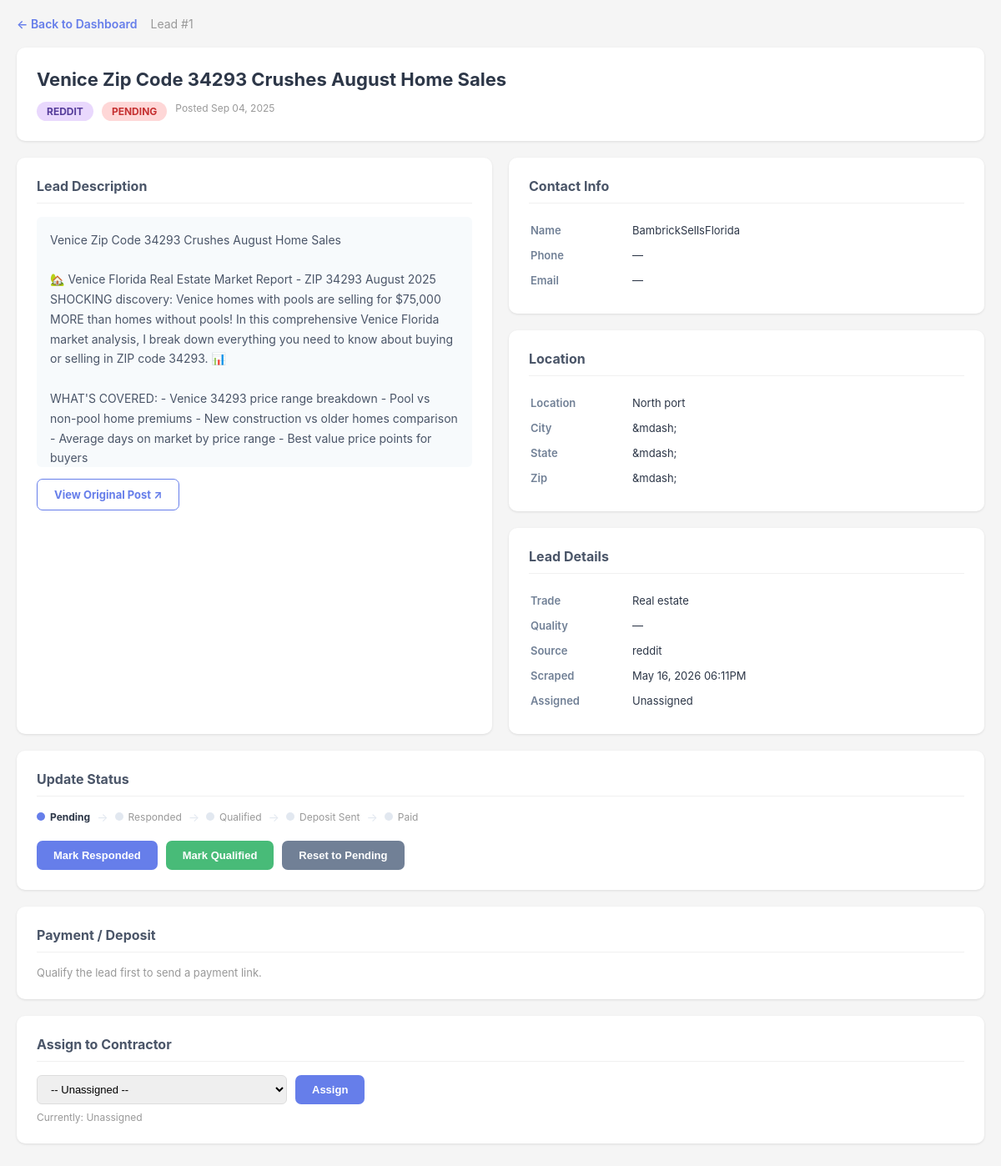
The page /lead/1 (signed in) on the database its author committed.
### app.py (models this page shows)
class Lead(db.Model):
    __tablename__ = "leads"
    id = db.Column(db.Integer, primary_key=True)
    source = db.Column(db.String(100), index=True)  # reddit, facebook, craigslist, duckduckgo
    source_url = db.Column(db.String(1000))
    keyword = db.Column(db.String(200), index=True)  # electrician, plumber, contractor
    title = db.Column(db.String(500))
    description = db.Column(db.Text)
    post_text = db.Column(db.Text)  # Full original post
    customer_name = db.Column(db.String(255))
    phone = db.Column(db.String(50))
    email = db.Column(db.String(255))
    location = db.Column(db.String(255), index=True)
    city = db.Column(db.String(200))
    state = db.Column(db.String(10))
    zip_code = db.Column(db.String(10))
    lat = db.Column(db.Float, index=True)
    lon = db.Column(db.Float, index=True)
    urgency = db.Column(db.String(50))  # ASAP, this week, flexible
    quality_score = db.Column(db.Float)  # AI-determined quality (0-1)
    active = db.Column(db.Boolean, default=True, index=True)
    assigned_to = db.Column(db.Integer, db.ForeignKey("user.id"), nullable=True)
    status = db.Column(db.String(50), default="new", index=True)  # new, assigned, contacted, closed
    response_status = db.Column(db.String(50), default="pending", index=True)  # pending, responded, qualified, deposit_sent, deposit_paid
    review_status = db.Column(db.String(20), default="pending", index=True)  # pending, approved, rejected
    deposit_amount = db.Column(db.Float)
    deposit_paid_at = db.Column(db.DateTime)
    deposit_payment_link = db.Column(db.String(1000))
    stripe_session_id = db.Column(db.String(255))
    posted_at = db.Column(db.DateTime)  # When customer posted
    scraped_at = db.Column(db.DateTime, default=datetime.utcnow, index=True)
    assigned_at = db.Column(db.DateTime)
    ai_processed = db.Column(db.Boolean, default=False)
    ai_extracted_data = db.Column(db.JSON)  # Full AI extraction results

### app.py (the view)
@app.route("/lead/<int:lead_id>")
@login_required
def view_lead(lead_id):
    user = User.query.get(session["user_id"])
    lead = Lead.query.get_or_404(lead_id)
    if user.email != "admin@contractor.app" and lead.assigned_to != user.id:
        return jsonify({"error": "Unauthorized"}), 403
    return render_template("lead_review.html", lead=lead, user=user)

### app.py (called while the page is built)
def login_required(f):
    @wraps(f)
    def decorated_function(*args, **kwargs):
        if "user_id" not in session:
            return redirect(url_for("login"))
        return f(*args, **kwargs)
    return decorated_function

### templates/lead_review.html (shortened to what this page needs)
<!DOCTYPE html>
<html>
<head>
</head>
<body>
<div class="topbar">
    <a href="/dashboard" class="back-btn">&#8592; Back to Dashboard</a>
    <span class="lead-id">Lead #{{ lead.id }}</span>
</div>
<div class="card">
    <div class="lead-title">{{ lead.title or 'Untitled Lead' }}</div>
    <div class="lead-meta">
        {% if lead.source %}<span class="badge source">{{ lead.source }}</span>{% endif %}
        <span class="badge {{ (lead.response_status or 'pending')|replace('_', '-') }}">
            {{ (lead.response_status or 'pending')|replace('_', ' ')|title }}
        </span>
        {% if lead.posted_at %}
            <span style="font-size:12px;color:#999">Posted {{ lead.posted_at.strftime('%b %d, %Y') }}</span>
        {% endif %}
    </div>
</div>
<div class="two-col">
    <div class="card">
        <h2>Lead Description</h2>
        {% if lead.description or lead.post_text %}
            <div class="post-text">{{ lead.post_text or lead.description }}</div>
        {% else %}
            <p style="color:#999;font-size:13px">No description available.</p>
        {% endif %}
        {% if lead.source_url %}
            <div style="margin-top:14px">
                <a href="{{ lead.source_url }}" target="_blank" class="btn btn-outline" style="text-decoration:none;display:inline-block">View Original Post &#8599;</a>
            </div>
        {% endif %}
    </div>
    <div>
        <div class="card">
            <h2>Contact Info</h2>
            <table class="info-table">
                <tr><td>Name</td><td>{{ lead.customer_name or '&mdash;' }}</td></tr>
                <tr><td>Phone</td><td>
                    {% if lead.phone %}<a href="tel:{{ lead.phone }}" style="color:#667eea">{{ lead.phone }}</a>
                    {% else %}&mdash;{% endif %}
                </td></tr>
                <tr><td>Email</td><td>
                    {% if lead.email %}<a href="mailto:{{ lead.email }}" style="color:#667eea">{{ lead.email }}</a>
                    {% else %}&mdash;{% endif %}
                </td></tr>
            </table>
        </div>
        <div class="card">
            <h2>Location</h2>
            <table class="info-table">
                <tr><td>Location</td><td>{{ lead.location or '&mdash;' }}</td></tr>
                <tr><td>City</td><td>{{ lead.city or '&mdash;' }}</td></tr>
                <tr><td>State</td><td>{{ lead.state or '&mdash;' }}</td></tr>
                <tr><td>Zip</td><td>{{ lead.zip_code or '&mdash;' }}</td></tr>
            </table>
        </div>
        <div class="card">
            <h2>Lead Details</h2>
            <table class="info-table">
                <tr><td>Trade</td><td>{{ lead.detected_trade or lead.keyword or '&mdash;' }}</td></tr>
                <tr><td>Quality</td><td>
                    {% if lead.quality_score %}{{ "%.0f"|format(lead.quality_score * 100) }}%
                    {% else %}&mdash;{% endif %}
                </td></tr>
                <tr><td>Source</td><td>{{ lead.source or '&mdash;' }}</td></tr>
                <tr><td>Scraped</td><td>{{ lead.scraped_at.strftime('%b %d, %Y %I:%M%p') if lead.scraped_at else '&mdash;' }}</td></tr>
                <tr><td>Assigned</td><td>{{ lead.assigned_to or 'Unassigned' }}</td></tr>
            </table>
        </div>
    </div>
</div>
<div class="card">
    <h2>Update Status</h2>
    <div class="status-flow" style="margin-bottom:20px">
        {% set statuses = [('pending','Pending'), ('responded','Responded'), ('qualified','Qualified'), ('deposit_sent','Deposit Sent'), ('deposit_paid','Paid')] %}
        {% set current = lead.response_status or 'pending' %}
        {% set order = ['pending','responded','qualified','deposit_sent','deposit_paid'] %}
        {% set current_idx = order.index(current) if current in order else 0 %}
        {% for val, label in statuses %}
            {% set idx = loop.index0 %}
            <div class="status-step">
                <div class="status-dot {% if idx < current_idx %}done{% elif idx == current_idx %}active{% endif %}"></div>
                <span class="status-label {% if idx == current_idx %}active{% endif %}">{{ label }}</span>
            </div>
            {% if not loop.last %}<span class="status-arrow">&#8594;</span>{% endif %}
        {% endfor %}
    </div>
    <div class="btn-row">
        {% set rs = lead.response_status or 'pending' %}
        {% if rs in ['pending'] %}
            <button class="btn btn-blue" onclick="updateStatus('responded')">Mark Responded</button>
        {% endif %}
        {% if rs in ['pending', 'responded'] %}
            <button class="btn btn-green" onclick="updateStatus('qualified')">Mark Qualified</button>
        {% endif %}
        {% if rs in ['pending', 'responded', 'qualified', 'deposit_sent'] %}
            <button class="btn btn-gray" onclick="updateStatus('pending')">Reset to Pending</button>
        {% endif %}
    </div>
</div>
<div class="card">
    <h2>Payment / Deposit</h2>
    {% if lead.response_status == 'deposit_paid' %}
        <div class="payment-box">
            <strong style="color:#276749">&#10003; Deposit Paid</strong>
            <table class="info-table" style="margin-top:10px">
                <tr><td>Amount</td><td>${{ "%.2f"|format(lead.deposit_amount or 0) }}</td></tr>
                <tr><td>Paid At</td><td>{{ lead.deposit_paid_at.strftime('%b %d, %Y %I:%M%p') if lead.deposit_paid_at else '&mdash;' }}</td></tr>
                <tr><td>Session</td><td style="font-family:monospace;font-size:11px">{{ lead.stripe_session_id or '&mdash;' }}</td></tr>
            </table>
        </div>
    {% elif lead.response_status == 'qualified' %}
        <p style="font-size:13px;color:#718096;margin-bottom:14px">Lead is qualified. Generate a Stripe payment link to collect the deposit.</p>
        <button class="btn btn-green" onclick="sendPayment()">Generate Payment Link ($50)</button>
    {% else %}
        <p style="font-size:13px;color:#999">Qualify the lead first to send a payment link.</p>
    {% endif %}
</div>
{% if user.is_admin %}
<div class="card">
    <h2>Assign to Contractor</h2>
    <div class="assign-row">
        <select id="assignSelect">
            <option value="">-- Unassigned --</option>
        </select>
        <button class="btn btn-blue" onclick="assignLead()">Assign</button>
    </div>
    <p style="font-size:12px;color:#999;margin-top:8px">
        Currently: {% if lead.assigned_to %}User #{{ lead.assigned_to }}{% else %}Unassigned{% endif %}
    </p>
</div>
{% endif %}
</body>
</html>

### templates/lead_review.html (style rules this page uses)
* { margin: 0; padding: 0; box-sizing: border-box; }
body { font-family: -apple-system, BlinkMacSystemFont, 'Segoe UI', sans-serif; background: #f5f5f5; padding: 20px; }
.topbar { display: flex; align-items: center; gap: 16px; margin-bottom: 20px; }
.back-btn { color: #667eea; text-decoration: none; font-size: 14px; font-weight: 600; }
.lead-id { color: #999; font-size: 14px; }
.card { background: white; border-radius: 10px; box-shadow: 0 1px 3px rgba(0,0,0,0.1); padding: 24px; margin-bottom: 20px; }
.card h2 { font-size: 16px; font-weight: 700; color: #4a5568; margin-bottom: 16px; padding-bottom: 10px; border-bottom: 1px solid #f0f0f0; }
.lead-title { font-size: 22px; font-weight: 700; color: #2d3748; margin-bottom: 12px; line-height: 1.3; }
.lead-meta { display: flex; flex-wrap: wrap; gap: 10px; }
.badge { display: inline-block; padding: 4px 12px; border-radius: 12px; font-size: 12px; font-weight: 700; text-transform: uppercase; }
.badge.source { background: #e9d8fd; color: #553c9a; }
.badge.pending { background: #fed7d7; color: #c53030; }
.two-col { display: grid; grid-template-columns: 1fr 1fr; gap: 20px; }
.info-table { width: 100%; }
.info-table tr td:first-child { color: #718096; font-size: 13px; font-weight: 600; padding: 6px 0; width: 120px; }
.info-table tr td:last-child { font-size: 13px; color: #2d3748; padding: 6px 0; }
.post-text { font-size: 14px; line-height: 1.7; color: #4a5568; white-space: pre-wrap; max-height: 300px; overflow-y: auto; background: #f7fafc; padding: 16px; border-radius: 6px; }
.status-flow { display: flex; align-items: center; flex-wrap: wrap; gap: 8px; margin-bottom: 20px; }
.status-step { display: flex; align-items: center; gap: 6px; }
.status-dot { width: 10px; height: 10px; border-radius: 50%; background: #e2e8f0; }
.status-dot.active { background: #667eea; }
.status-label { font-size: 12px; color: #999; }
.status-label.active { font-weight: 700; color: #2d3748; }
.status-arrow { color: #e2e8f0; font-size: 14px; }
.btn-row { display: flex; flex-wrap: wrap; gap: 10px; }
.btn { padding: 10px 20px; border: none; border-radius: 7px; cursor: pointer; font-size: 13px; font-weight: 700; }
.btn-blue { background: #667eea; color: white; }
.btn-green { background: #48bb78; color: white; }
.btn-gray { background: #718096; color: white; }
.btn-outline { background: white; border: 1px solid #667eea; color: #667eea; }
.assign-row { display: flex; align-items: center; gap: 10px; }
.assign-row select { padding: 8px 12px; border: 1px solid #ddd; border-radius: 6px; font-size: 13px; flex: 1; max-width: 300px; }

### rows shown on the page
Lead: id "1", title "Venice Zip Code 34293 Crushes August Home Sales", source "REDDIT", response_status "PENDING", posted_at "Sep 04, 2025", post_text "Venice Zip Code 34293 Crushes August Home Sales 🏡 Venice Florida Real Estate Market Report - ZIP 34293 August 2025 SHOCKING discovery: Venice homes with pools are selling for $75,000 MORE than homes without pools! In this comprehensive Venice Florida market analysis, I break down everything you need to know about buying or selling in ZIP code 34293. 📊 WHAT'S COVERED: - Venice 34293 price range breakdown - Pool vs non-pool home premiums - New construction vs older homes comparison - Average days on market by price range - Best value price points for buyers…", customer_name "BambrickSellsFlorida", location "North port", city "&mdash;", state "&mdash;", zip_code "&mdash;", keyword "Real estate", source "reddit", scraped_at "May 16, 2026 06:11PM", assigned_to "Unassigned"

### other values the page prints
{{ label }} "Pending" "Responded" "Qualified" "Deposit Sent" "Paid"
